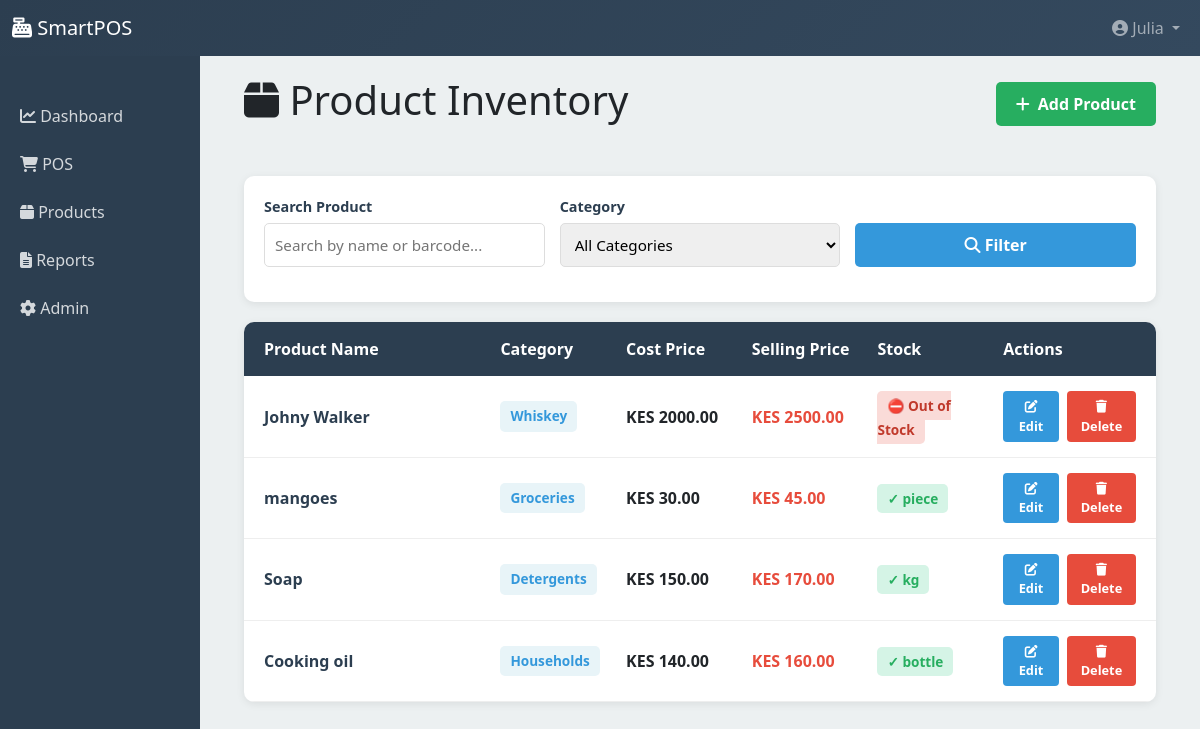
/products/ (signed in), run on the app's committed database.
### smartpos/models.py (models this page shows, shortened)
class CustomUser(AbstractUser):
    ROLE_CHOICES = [
        ('admin', 'Administrator'),
        ('manager', 'Manager'),
        ('cashier', 'Cashier'),
        ('accountant', 'Accountant'),
    ]
    role = models.CharField(max_length=20, choices=ROLE_CHOICES, default='cashier')
    is_active_staff = models.BooleanField(default=True)
    phone = models.CharField(max_length=15, blank=True)
    activity_log = models.TextField(blank=True)

class Product(models.Model):
    UNIT_CHOICES = [
        ('piece', 'Piece'),
        ('kg', 'Kilogram'),
        ('liter', 'Liter'),
        ('bottle', 'Bottle'),
        ('glass', 'Glass'),
    ]
    id = models.UUIDField(primary_key=True, default=uuid.uuid4)
    name = models.CharField(max_length=255)
    barcode = models.CharField(max_length=100, unique=True, blank=True)
    category = models.ForeignKey(Category, on_delete=models.PROTECT)
    cost_price = models.DecimalField(max_digits=10, decimal_places=2)
    selling_price = models.DecimalField(max_digits=10, decimal_places=2)
    unit_of_measure = models.CharField(max_length=20, choices=UNIT_CHOICES)
    image = models.ImageField(upload_to='products/', blank=True)
    expiry_date = models.DateField(null=True, blank=True)
    batch_number = models.CharField(max_length=100, blank=True)
    bottle_price = models.DecimalField(max_digits=10, decimal_places=2, null=True, blank=True)
    glass_price = models.DecimalField(max_digits=10, decimal_places=2, null=True, blank=True)
    is_alcohol = models.BooleanField(default=False)
    is_active = models.BooleanField(default=True)
    created_at = models.DateTimeField(auto_now_add=True)
    updated_at = models.DateTimeField(auto_now=True)

class Category(models.Model):
    CATEGORY_TYPES = [
        ('drinks', 'Drinks'),
        ('food', 'Food'),
        ('groceries', 'Groceries'),
        ('household', 'Household Items'),
        ('alcohol', 'Alcohol'),
    ]
    id = models.UUIDField(primary_key=True, default=uuid.uuid4)
    name = models.CharField(max_length=100, unique=True)
    category_type = models.CharField(max_length=20, choices=CATEGORY_TYPES)
    description = models.TextField(blank=True)
    created_at = models.DateTimeField(auto_now_add=True)
    class Meta:
        verbose_name_plural = "Categories"

### smartpos/views.py (the view)
# urls.py: path('products/', views.product_list, name='product_list'),
@login_required(login_url='login')
def product_list(request):
    products = Product.objects.select_related('category', 'inventory').all()
    categories = Category.objects.all()
    search = request.GET.get('search', '')
    if search:
        products = products.filter(
            Q(name__icontains=search) | Q(barcode__icontains=search)
        )
    category = request.GET.get('category', '')
    if category:
        products = products.filter(category_id=category)
    context = {
        'products': products,
        'categories': categories,
        'search': search,
        'selected_category': category,
    }
    return render(request, 'smartpos/product_list.html', context)

### templates/smartpos/product_list.html (shortened to what this page needs)
{% extends 'smartpos/base.html' %}
{% block content %}
<div class="products-container">
    <div class="d-flex justify-content-between align-items-center mb-4">
        <h1><i class="fas fa-box"></i> Product Inventory</h1>
        <a href="/products/add/" class="btn-add-product">
            <i class="fas fa-plus"></i> Add Product
        </a>
    </div>
    <div class="filter-section">
        <form method="get" class="filter-row">
            <div class="filter-group">
                <label>Search Product</label>
                <input type="text" name="search" placeholder="Search by name or barcode..." value="{{ search }}">
            </div>
            <div class="filter-group">
                <label>Category</label>
                <select name="category">
                    <option value="">All Categories</option>
                </select>
            </div>
            <div class="filter-group" style="justify-content: flex-end; padding-top: 20px;">
                <button type="submit" style="background: #3498db; color: white; border: none; padding: 10px 20px; border-radius: 5px; cursor: pointer; font-weight: 600;">
                    <i class="fas fa-search"></i> Filter
                </button>
            </div>
        </form>
    </div>
    <div class="product-table">
        <div class="table-header">
            <div>Product Name</div>
            <div>Category</div>
            <div>Cost Price</div>
            <div>Selling Price</div>
            <div>Stock</div>
            <div>Actions</div>
        </div>
        <div class="table-body">
            {% for product in products %}
            <div class="table-row">
                <div class="product-title">{{ product.name }}</div>
                <div>
                    <span class="category-badge">{{ product.category.name }}</span>
                </div>
                <div style="font-weight: 600;">KES {{ product.cost_price }}</div>
                <div style="color: #e74c3c; font-weight: 700;">KES {{ product.selling_price }}</div>
                <div>
                    {% if product.inventory.quantity_on_hand <= 0 %}
                        <span class="stock-status stock-critical">⛔ Out of Stock</span>
                    {% elif product.inventory.is_low_stock %}
                        <span class="stock-status stock-low">⚠️ {{ product.inventory.quantity_on_hand }} {{ product.unit_of_measure }}</span>
                    {% else %}
                        <span class="stock-status stock-good">✓ {{ product.inventory.quantity_on_hand }} {{ product.unit_of_measure }}</span>
                    {% endif %}
                </div>
                <div class="action-buttons">
                    <button class="btn-edit" onclick="alert('Edit feature coming soon!')">
                        <i class="fas fa-edit"></i> Edit
                    </button>
                    <button class="btn-delete" onclick="if(confirm('Delete this product?')) alert('Delete feature coming soon!')">
                        <i class="fas fa-trash"></i> Delete
                    </button>
                </div>
            </div>
            {% empty %}
            <div style="grid-column: 1 / -1; text-align: center; padding: 40px; color: #999;">
                <i class="fas fa-inbox" style="font-size: 2.5rem; margin-bottom: 15px; display: block;"></i>
                <p>No products found</p>
            </div>
            {% endfor %}
        </div>
    </div>
</div>
{% endblock %}

### templates/smartpos/base.html (shortened to what this page needs)
<!DOCTYPE html>
<html lang="en">
  <head>
    <link
      href="https://cdn.jsdelivr.net/npm/bootstrap@5.3.0/dist/css/bootstrap.min.css"
      rel="stylesheet"
    />
    <link
      href="https://cdnjs.cloudflare.com/ajax/libs/font-awesome/6.4.0/css/all.min.css"
      rel="stylesheet"
    />
  </head>
  <body>
    <nav class="navbar navbar-expand-lg navbar-dark">
      <div class="container-fluid">
        <a class="navbar-brand" href="/">
          <i class="fas fa-cash-register"></i> SmartPOS
        </a>
        <div class="collapse navbar-collapse" id="navbarNav">
          <ul class="navbar-nav ms-auto">
            <li class="nav-item dropdown">
              <a
                class="nav-link dropdown-toggle"
                href="#"
                role="button"
                data-bs-toggle="dropdown"
              >
                <i class="fas fa-user-circle"></i> {{ user.username }}
              </a>
            </li>
          </ul>
        </div>
      </div>
    </nav>
    <div class="container-fluid">
      <div class="row">
        {% if user.is_authenticated %}
        <nav class="col-md-2 d-md-block sidebar">
          <ul class="nav flex-column pt-3">
            <li class="nav-item">
              <a class="nav-link" href="/"
                ><i class="fas fa-chart-line"></i> Dashboard</a
              >
            </li>
            <li class="nav-item">
              <a class="nav-link" href="/pos/"
                ><i class="fas fa-shopping-cart"></i> POS</a
              >
            </li>
            <li class="nav-item">
              <a class="nav-link" href="/products/"
                ><i class="fas fa-box"></i> Products</a
              >
            </li>
            <li class="nav-item">
              <a class="nav-link" href="/reports/sales/"
                ><i class="fas fa-file-alt"></i> Reports</a
              >
            </li>
            <li class="nav-item">
              <a class="nav-link" href="/admin/"
                ><i class="fas fa-cog"></i> Admin</a
              >
            </li>
          </ul>
        </nav>
        {% endif %}
        <main class="col-md-10 ms-sm-auto px-md-4">
          <div class="content">
             {% block content %}{% endblock %}
          </div>
        </main>
      </div>
    </div>
  </body>
</html>

### templates/smartpos/base.html (style rules this page uses)
:root { --primary: #2c3e50; --secondary: #e74c3c; }
body { font-family: "Segoe UI", sans-serif; background-color: #ecf0f1; }
.navbar { background: linear-gradient(135deg, var(--primary) 0%, #34495e 100%); }
.sidebar { background: var(--primary); min-height: 100vh; color: white; padding: 20px 0; }
.sidebar .nav-link { color: rgba(255, 255, 255, 0.8); padding: 12px 20px; }
.content { padding: 20px; }

### templates/smartpos/product_list.html (style rules this page uses)
.products-container { display: flex; flex-direction: column; gap: 20px; }
.filter-section { background: white; padding: 20px; border-radius: 10px; box-shadow: 0 2px 8px rgba(0,0,0,0.08); }
.filter-row { display: grid; grid-template-columns: repeat(auto-fit, minmax(200px, 1fr)); gap: 15px; margin-bottom: 15px; }
.filter-group { display: flex; flex-direction: column; }
.filter-group label { font-weight: 600; margin-bottom: 5px; color: #2c3e50; font-size: 0.9rem; }
.filter-group input, .filter-group select { padding: 10px; border: 1px solid #ddd; border-radius: 5px; font-size: 0.95rem; }
.btn-add-product { background: #27ae60; color: white; padding: 10px 20px; border: none; border-radius: 5px; cursor: pointer; font-weight: 600; transition: all 0.3s; text-decoration: none; display: inline-flex; align-items: center; gap: 8px; }
.product-table { background: white; border-radius: 10px; overflow: hidden; box-shadow: 0 2px 8px rgba(0,0,0,0.08); }
.table-header { background: #2c3e50; color: white; padding: 15px 20px; display: grid; grid-template-columns: 2fr 1fr 1fr 1fr 1fr 1.2fr; font-weight: 600; gap: 15px; }
.table-body { max-height: 700px; overflow-y: auto; }
.table-row { display: grid; grid-template-columns: 2fr 1fr 1fr 1fr 1fr 1.2fr; padding: 15px 20px; border-bottom: 1px solid #eee; align-items: center; gap: 15px; transition: all 0.3s; }
.product-title { font-weight: 600; color: #2c3e50; }
.category-badge { display: inline-block; padding: 5px 10px; background: #e8f4f8; color: #3498db; border-radius: 5px; font-size: 0.85rem; font-weight: 600; }
.stock-status { padding: 5px 10px; border-radius: 5px; font-size: 0.85rem; font-weight: 600; text-align: center; }
.stock-good { background: #d5f4e6; color: #27ae60; }
.stock-critical { background: #fadbd8; color: #c0392b; }
.action-buttons { display: flex; gap: 8px; }
.btn-edit, .btn-delete { padding: 6px 10px; border: none; border-radius: 4px; cursor: pointer; font-size: 0.8rem; font-weight: 600; transition: all 0.3s; }
.btn-edit { background: #3498db; color: white; }
.btn-delete { background: #e74c3c; color: white; }

### data on the page
CustomUser: username "Julia"
Product: name "Johny Walker", category.name "Whiskey", cost_price "2000.00", selling_price "2500.00", shows "⛔ Out of Stock"
Product: name "mangoes", category.name "Groceries", cost_price "30.00", selling_price "45.00", unit_of_measure "piece"
Product: name "Soap", category.name "Detergents", cost_price "150.00", selling_price "170.00", unit_of_measure "kg"
Product: name "Cooking oil", category.name "Households", cost_price "140.00", selling_price "160.00", unit_of_measure "bottle"
